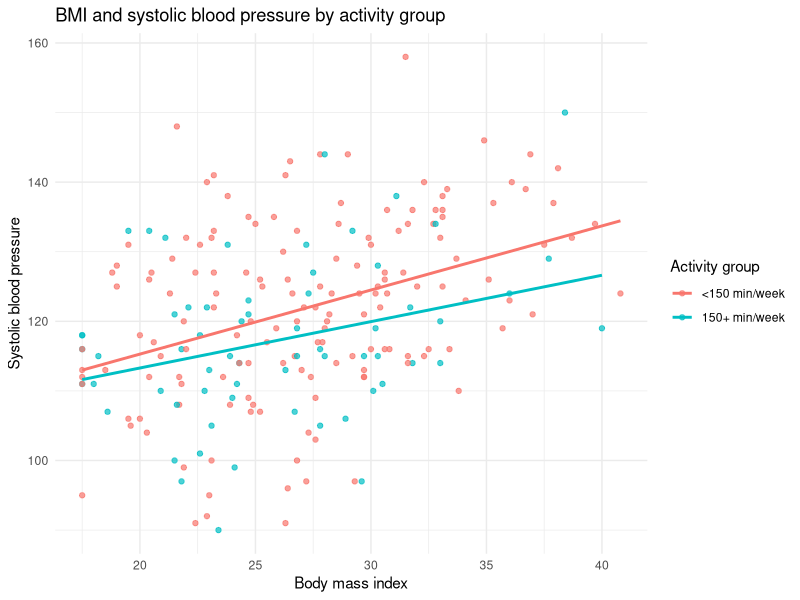

R code for this plot:
# 05 End-to-end mini-analysis
# This can be used as the final competency check.

library(tidyverse)
library(broom)

health <- read_csv("data/bootcamp_health.csv")

analysis_data <- health |>
  mutate(
    hypertension_flag = systolic_bp >= 130 | diastolic_bp >= 80,
    activity_group = if_else(physical_activity_min_week >= 150,
                             "150+ min/week", "<150 min/week")
  ) |>
  filter(!is.na(bmi), !is.na(systolic_bp), !is.na(activity_group))

analysis_data |>
  group_by(activity_group) |>
  summarize(
    n = n(),
    mean_sbp = mean(systolic_bp),
    percent_hypertension = mean(hypertension_flag) * 100,
    .groups = "drop"
  )

analysis_data |>
  ggplot(aes(x = bmi, y = systolic_bp, color = activity_group)) +
  geom_point(alpha = 0.7) +
  geom_smooth(method = "lm", se = FALSE) +
  labs(
    title = "BMI and systolic blood pressure by activity group",
    x = "Body mass index",
    y = "Systolic blood pressure",
    color = "Activity group"
  ) +
  theme_minimal()

fit <- lm(systolic_bp ~ age + bmi + activity_group, data = analysis_data)

tidy(fit)
glance(fit)

# Final AI checkpoint:
# Ask AI to explain the model output in plain language.
# Then verify: Which coefficient names appear in tidy(fit)? What is the sample size? What variables were excluded by filter()?
